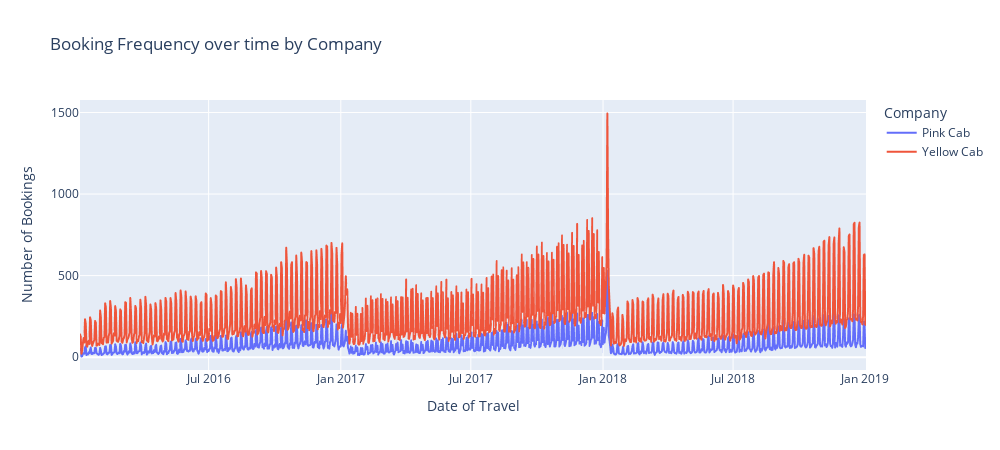

Write notebook code for a chart like this one.
### Markdown cell above
### 1. The trend of travel dates in each company to see which company gets freqeunt trips

### Code cell
# Grouping by the date and company ,and calculating the count of bookings for each unique combination of travel date and company
booking_trends = cab_data.groupby([cab_data['Date of Travel'].dt.date, 'Company']).size()

# Reseting to a dataframe and naming the column
booking_trends = booking_trends.reset_index(name='Booking Count')

# Visualization
px.line(booking_trends,
        x='Date of Travel',
        y='Booking Count',color='Company',
        title='Booking Frequency over time by Company',
        labels={'Booking Count':'Number of Bookings'},
        width=1000,height=450
       )

### Figure 1 — Plotly figure (JSON) as saved in the notebook; plotly's stock layout.template omitted (floating-point values rounded to 4 significant figures; data arrays with more than 128 entries replaced by an {"elided": "..."} marker saying what was removed)
{"data": [{"hovertemplate": "Company=Pink Cab<br>Date of Travel=%{x}<br>Number of Bookings=%{y}<extra></extra>", "legendgroup": "Pink Cab", "line": {"color": "#636efa", "dash": "solid"}, "marker": {"symbol": "circle"}, "mode": "lines", "name": "Pink Cab", "showlegend": true, "type": "scattergl", "x": {"elided": "1095 str values"}, "xaxis": "x", "y": {"elided": "1095 int values"}, "yaxis": "y"}, {"hovertemplate": "Company=Yellow Cab<br>Date of Travel=%{x}<br>Number of Bookings=%{y}<extra></extra>", "legendgroup": "Yellow Cab", "line": {"color": "#EF553B", "dash": "solid"}, "marker": {"symbol": "circle"}, "mode": "lines", "name": "Yellow Cab", "showlegend": true, "type": "scattergl", "x": {"elided": "1095 str values"}, "xaxis": "x", "y": {"elided": "1095 int values"}, "yaxis": "y"}], "layout": {"height": 450, "legend": {"title": {"text": "Company"}, "tracegroupgap": 0}, "title": {"text": "Booking Frequency over time by Company"}, "width": 1000, "xaxis": {"anchor": "y", "autorange": true, "domain": [0, 1], "range": ["2016-01-04", "2019-01-02"], "title": {"text": "Date of Travel"}, "type": "date"}, "yaxis": {"anchor": "x", "autorange": true, "domain": [0, 1], "range": [-78.78, 1577.0], "title": {"text": "Number of Bookings"}, "type": "linear"}}}
